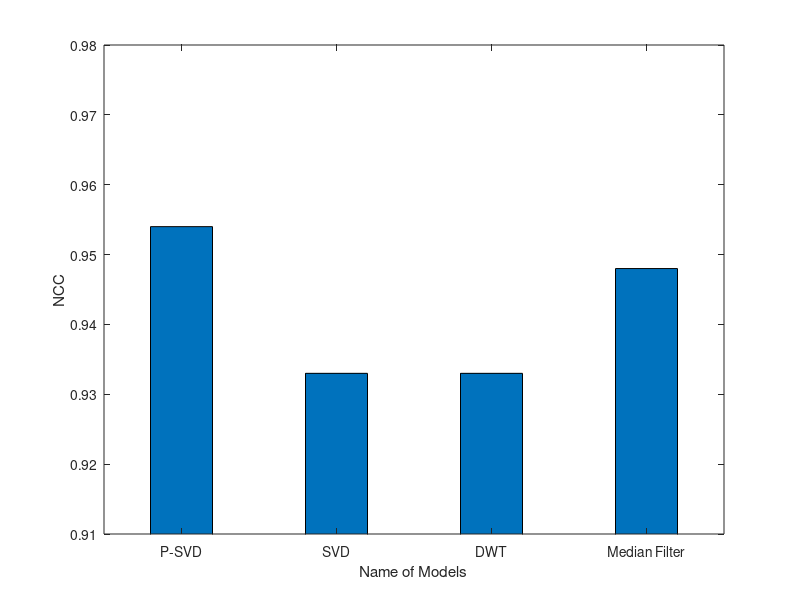

This figure's MATLAB source:
clc;
clear all;
%% 
 x = [100 200 300 400];  % Define categories

y1 = [0.954 0.933 0.933 0.948]; % Define data for y1 SNR
%y2 = [15 22 13.57];% Define data for y2 RMSE
%y3 = [18 23 9.88]; % data for y
%y4 = [20 24 13.89];% data for y4
%y5 = [99.71 99.63 99.21 99.67]; %data fr y5
% Grouped bars

bar(x, [y1'], 0.4);
set(gca, 'ColorOrder', [0.3010 0.7450 0.9330]); % Use the 'winter' color scheme with 4 colors
hold on;
ylabel('NCC');
ylim([0.910 0.980]);
yticks(0.910:0.010:0.980);
xlabel('Name of Models');
%ylabel('Percentage(%)');
% X-axis model labels
%xticklabels({'SNR'});
xticklabels({'P-SVD', 'SVD', 'DWT', 'Median Filter'}); %X-AXIS MODELS
hold off;